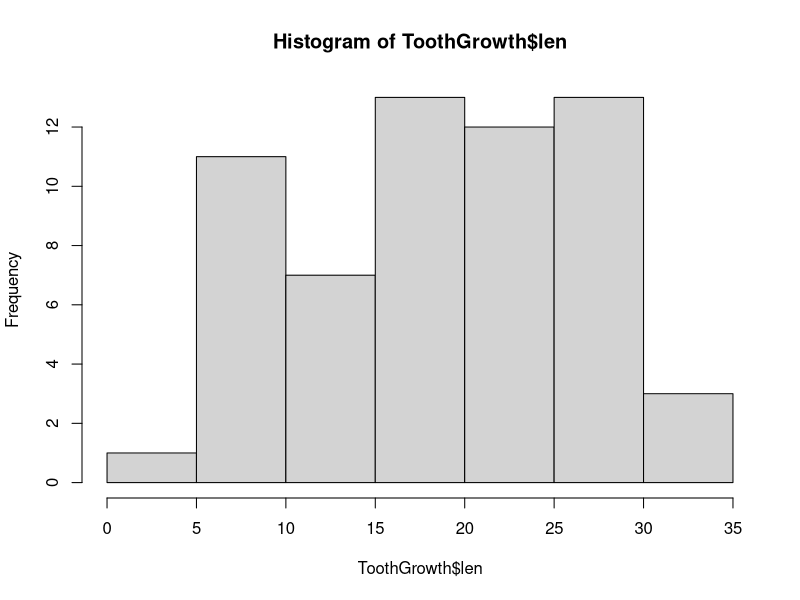
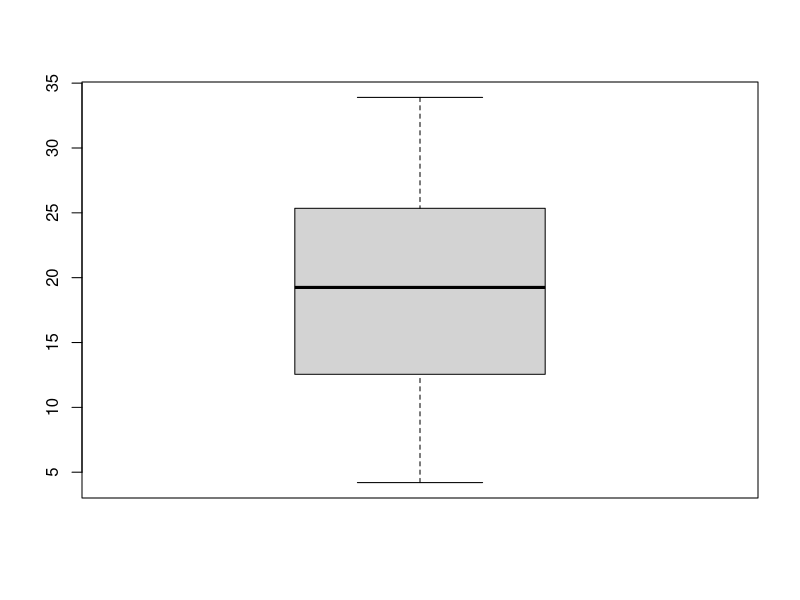
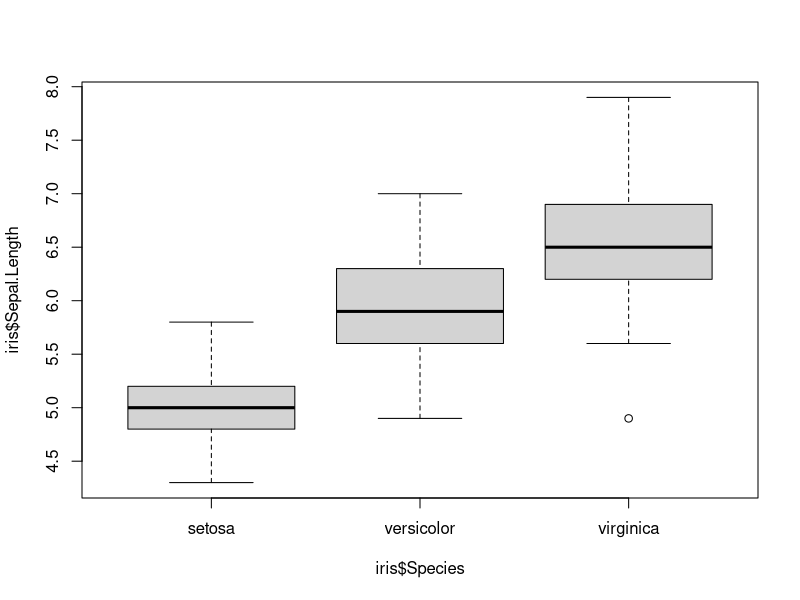
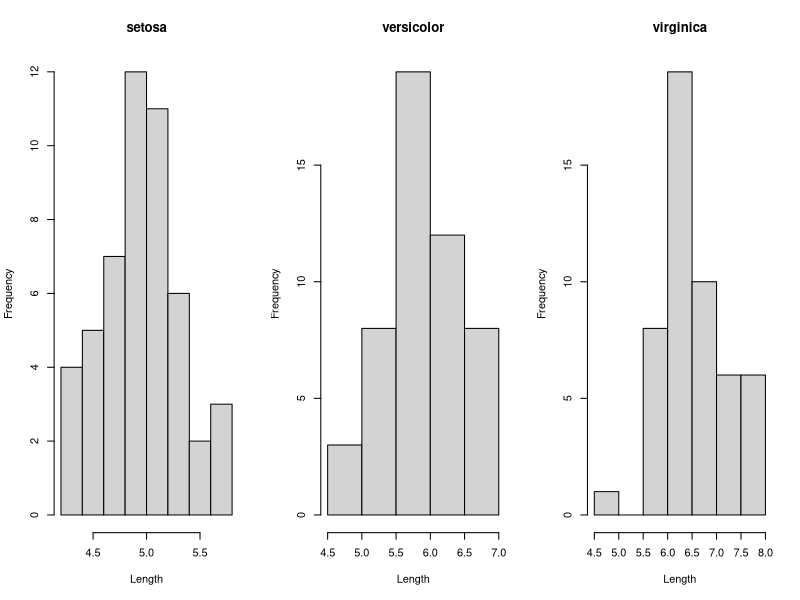
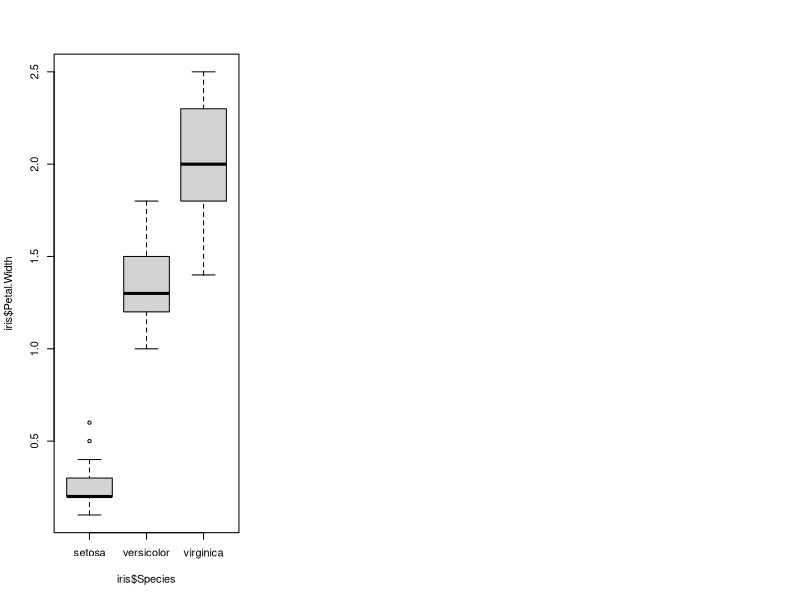
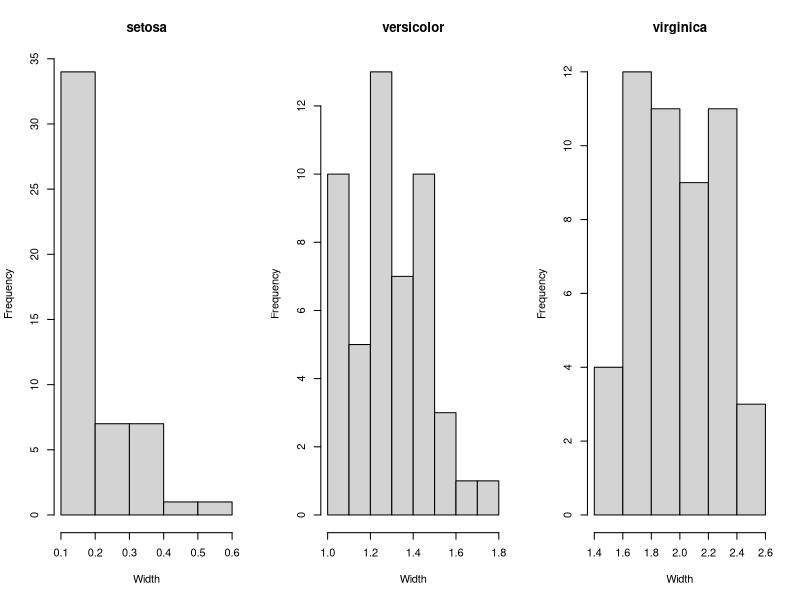
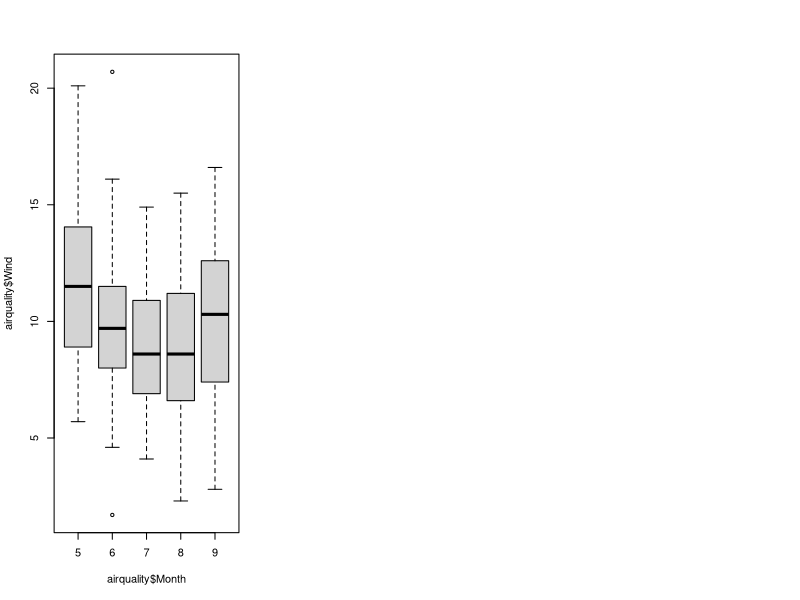
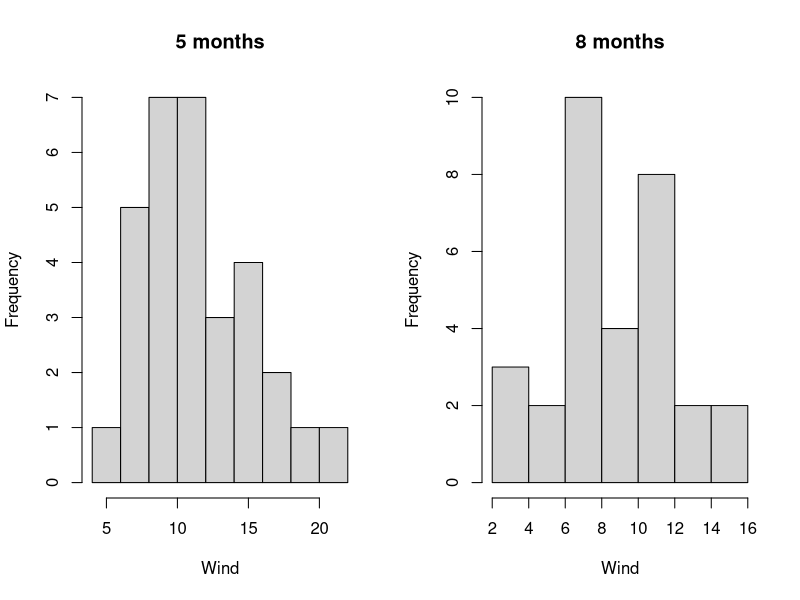

Generate these figures, in order, with R: (Note: this script raises an error after producing the figures.)
## ---- chunk 1
htmltools::tagList(rmarkdown::html_dependency_font_awesome())
## ---- chunk 2
knitr::knit_hooks$set(purl = knitr::hook_purl)

options(purl = FALSE)

knitr::opts_chunk$set(purl = FALSE)
## ---- chunk 3
knitr::opts_hooks$set(eval = function(opt) {
  if (any(opt$exercise))
    opt$eval <- opt$include <- FALSE
  
  opt
})


static <- TRUE

options(width = 100)

## ---- chunk 4
library(kableExtra)
library(knitr)
## ---- chunk 5
library(survival)
## ---- chunk 6
asis_output("#### Task 1\\n")
## ---- chunk 7
asis_output('<div style="border:2px; border-style:solid; padding: 1em; border-color:#0c2074">')
## ---- chunk 8
cat('<button type="button" class="btn btn-info btn-sm" data-toggle="collapse" data-target="#onesample1">Hint</button>
<div id = "onesample1" class="collapse" style="border:1px; border-style:solid; padding: 1em; border-color:#6d79ac">
Use the R functions hist(...) / boxplot(...) to visually explore the distribution of a numeric vector. 
</div>')
## ---- chunk 9
cat('<button type="button" class="btn btn-info btn-sm" data-toggle="collapse" data-target="#onesample1a">Hint</button>
<div id = "onesample1a" class="collapse" style="border:1px; border-style:solid; padding: 1em; border-color:#6d79ac">
Since the data looks normally distributed and we have 60 subjects, we can use the t-test. Use the R function t.test() to investigate whether the mean sample is different from a particular value.
</div>')
## ---- chunk 10
cat('<button type="button" class="btn btn-info btn-sm" data-toggle="collapse" data-target="#onesample1b">Hint</button>
<div id = "onesample1b" class="collapse" style="border:1px; border-style:solid; padding: 1em; border-color:#0c2074">
To extract a particular result from an object use the $ symbol.
</div>')
## ---- chunk 11
cat('<button type="button" class="btn btn-info btn-sm" data-toggle="collapse" data-target="#onesample1e">Hint</button>
<div id = "onesample1e" class="collapse" style="border:1px; border-style:solid; padding: 1em; border-color:#6d79ac">
The one-sample t-test is a special case of the regression model. Keep in mind that the p-value of a linear regression model with only the intercept investigates whether the coefficient is equal to 0. Here we want to investigate whether the mean is 20.
</div>')
## ---- chunk 12
asis_output("</div>")

asis_output("#### Solution 1\\n")
## ---- chunk 13
head(ToothGrowth)
hist(ToothGrowth$len)
boxplot(ToothGrowth$len)
## ---- chunk 14
test_res <- t.test(x = ToothGrowth$len, mu = 20)
test_res
## ---- chunk 15
test_res$statistic
## ---- chunk 16
# Calculate the test statistic manually
test_statistic <- (mean(ToothGrowth$len) - 20)/(sd(ToothGrowth$len)/sqrt(length(ToothGrowth$len)))
test_statistic
## ---- chunk 17
# Calculate the confidence interval manually
# lower limit:
mean(ToothGrowth$len) + qt(0.025, df = length(ToothGrowth$len) - 1) * (sd(ToothGrowth$len)/sqrt(length(ToothGrowth$len)))
# or 
mean(ToothGrowth$len) - qt(0.025, df = length(ToothGrowth$len) - 1, lower.tail = FALSE) * (sd(ToothGrowth$len)/sqrt(length(ToothGrowth$len)))

# upper limit:
mean(ToothGrowth$len) + qt(0.025, df = length(ToothGrowth$len) - 1, lower.tail = FALSE) * (sd(ToothGrowth$len)/sqrt(length(ToothGrowth$len)))

## ---- chunk 18
# Calculate the p-value manually
p_value = 2 * pt(test_statistic, df = length(ToothGrowth$len) - 1)
p_value

## ---- chunk 19
# Subtract the value 20:
y <-  ToothGrowth$len - 20

# Fit the linear regression model with only intercept:
summary(lm(y ~ 1))
## ---- chunk 20
t.test(x = ToothGrowth$len, mu = 20)
## ---- chunk 21
asis_output("#### Task 2\\n")
## ---- chunk 22
asis_output('<div style="border:2px; border-style:solid; padding: 1em; border-color:#0c2074">')
## ---- chunk 23
cat('<button type="button" class="btn btn-info btn-sm" data-toggle="collapse" data-target="#onesample2b">Hint</button>
<div id = "onesample2b" class="collapse" style="border:1px; border-style:solid; padding: 1em; border-color:#6d79ac">
Use the R function wilcox.test() to investigate whether the median sample is different from a particular value. It is recommended to use the exact p-value calculation when there are no ties, and to use continuity correction if an exact calculation is not possble.
</div>')
## ---- chunk 24
asis_output("</div>")

asis_output("#### Solution 2\\n")
## ---- chunk 25
test_res_b <- wilcox.test(x = ToothGrowth$len[ToothGrowth$supp == "VC"], 
            mu = 20, exact = FALSE)

test_res_b
# Because there are ties in the data, the exact calculation of the p-value could not be used and the normal approximation was used instead. Continuity correction was assumed (by default).
## ---- chunk 26
# Calculate the test statistic manually
x <- ToothGrowth$len[ToothGrowth$supp == "VC"]
y <- 20

# Calculate the rank of the absolute differece:
res <- rank(abs(x - y))

# Calculate the sum of the ranks where the difference was positive:
sum(res[(x - y) > 0])

# Calculate the sum of the ranks where the difference was negative:
sum(res[(x - y) < 0])

# which is equal to:
test_res_b$statistic
## ---- chunk 27
asis_output("#### Task 3*\\n")
## ---- chunk 28
asis_output('<div style="border:2px; border-style:solid; padding: 1em; border-color:#0c2074">')
## ---- chunk 29
cat('<button type="button" class="btn btn-info btn-sm" data-toggle="collapse" data-target="#onesample3">Hint</button>
<div id = "onesample3" class="collapse" style="border:1px; border-style:solid; padding: 1em; border-color:#6d79ac">
This is a one-tailed test.
</div>')
## ---- chunk 30
cat('<button type="button" class="btn btn-info btn-sm" data-toggle="collapse" data-target="#onesample3a">Hint</button>
<div id = "onesample3a" class="collapse" style="border:1px; border-style:solid; padding: 1em; border-color:#6d79ac">
Use the R function wilcox.test() to investigate whether the median sample is different from a particular value. It is recommended to use the exact p-value calculation when there are no ties, and to use continuity correction if an exact calculation is not possble.
</div>')
## ---- chunk 31
cat('<button type="button" class="btn btn-info btn-sm" data-toggle="collapse" data-target="#onesample3b">Hint</button>
<div id = "onesample3b" class="collapse" style="border:1px; border-style:solid; padding: 1em; border-color:#6d79ac">
In the R function wilcox.test() check the argument alternative.
</div>')
## ---- chunk 32
asis_output("</div>")

asis_output("#### Solution 3*\\n")
## ---- chunk 33
wilcox.test(x = ToothGrowth$len[ToothGrowth$dose == "2"], 
            mu = 20, exact = FALSE, alternative = c("greater"))
## ---- chunk 34
# Calculate the test statistic manually
x <- ToothGrowth$len[ToothGrowth$dose == "2"]
mu <- 20

# Calculate the rank of the absolute difference:
res <- rank(abs(x - mu))

# Calculate the sum of the ranks where the difference was positive:
sum(res[(x - mu) > 0])

# Calculate the sum of the ranks where the difference was negative:
sum(res[(x - mu) < 0])
## ---- chunk 35
asis_output("#### Task 1\\n")
## ---- chunk 36
asis_output('<div style="border:2px; border-style:solid; padding: 1em; border-color:#0c2074">')
## ---- chunk 37
cat('<button type="button" class="btn btn-info btn-sm" data-toggle="collapse" data-target="#twosample1">Hint</button>
<div id = "twosample1" class="collapse" style="border:1px; border-style:solid; padding: 1em; border-color:#6d79ac">
Use the R functions boxplot(...) / hist(...) to visually explore the distribution of a numeric vector per group. 
</div>')
## ---- chunk 38
cat('<button type="button" class="btn btn-info btn-sm" data-toggle="collapse" data-target="#twosample1a">Hint</button>
<div id = "twosample1a" class="collapse" style="border:1px; border-style:solid; padding: 1em; border-color:#6d79ac">
Since the data looks normally distributed and we have 50 subjects, we can use the t-test. Use the R function t.test() to investigate whether the mean values of two sample groups are different.
</div>')
## ---- chunk 39
cat('<button type="button" class="btn btn-info btn-sm" data-toggle="collapse" data-target="#twosample1b">Hint</button>
<div id = "twosample1b" class="collapse" style="border:1px; border-style:solid; padding: 1em; border-color:#6d79ac">
Note that the samples are independent.</div>')
## ---- chunk 40
cat('<button type="button" class="btn btn-info btn-sm" data-toggle="collapse" data-target="#twosample1c">Hint</button>
<div id = "twosample1c" class="collapse" style="border:1px; border-style:solid; padding: 1em; border-color:#6d79ac">
To extract a particular result from an object use the $ symbol.
</div>')
## ---- chunk 41
asis_output("</div>")

asis_output("#### Solution 1\\n")
## ---- chunk 42
head(iris)
boxplot(iris$Sepal.Length ~ iris$Species)

par(mfrow = c(1, 3))
hist(iris$Sepal.Length[iris$Species == "setosa"], 
     main = "setosa", xlab = "Length")
hist(iris$Sepal.Length[iris$Species == "versicolor"], 
     main = "versicolor", xlab = "Length")
hist(iris$Sepal.Length[iris$Species == "virginica"], 
     main = "virginica", xlab = "Length")
## ---- chunk 43
test_res2 <- t.test(x = iris$Sepal.Length[iris$Species == "setosa"], 
                    y = iris$Sepal.Length[iris$Species == "versicolor"])

test_res2
## ---- chunk 44
# Calculate the test statistic manually
x <- iris$Sepal.Length[iris$Species == "setosa"]
y <- iris$Sepal.Length[iris$Species == "versicolor"]

# Test whether the variances are equal
# Test statistic:
F_statistic = var(y)/var(x)
# P-value:
pf(F_statistic, df1 = length(x) - 1, df2 = length(y) - 1, lower.tail = FALSE)
# We reject the hypothesis that the variances are equal.
## ---- chunk 45
# Test statistic:
Test_statistic <- (mean(x) - mean(y))/sqrt(var(x)/length(x) + var(y)/length(y))
Test_statistic
# Degrees of freedom:
degrees_fr <- (var(x)/length(x) + var(y)/length(y))^2/( (var(x)/length(x))^2/(length(x) - 1) + (var(y)/length(y))^2/(length(y) - 1) )
# P-value:
2 * pt(Test_statistic, df = degrees_fr, lower.tail = TRUE)

test_res2$statistic
test_res2$p.value
## ---- chunk 46
# Calculate the confidence interval manually
# lower limit:
(mean(x) - mean(y)) + qt(0.025, df = degrees_fr) * sqrt(var(x)/length(x) + var(y)/length(y))
# or
(mean(x) - mean(y)) - qt(0.025, df = degrees_fr, lower.tail = FALSE) * sqrt(var(x)/length(x) + var(y)/length(y))

# upper limit:
(mean(x) - mean(y)) + qt(0.025, df = degrees_fr, lower.tail = FALSE) * sqrt(var(x)/length(x) + var(y)/length(y))
## ---- chunk 47
asis_output("#### Task 2\\n")
## ---- chunk 48
asis_output('<div style="border:2px; border-style:solid; padding: 1em; border-color:#0c2074">')
## ---- chunk 49
cat('<button type="button" class="btn btn-info btn-sm" data-toggle="collapse" data-target="#twosample2">Hint</button>
<div id = "twosample2" class="collapse" style="border:1px; border-style:solid; padding: 1em; border-color:#6d79ac">
Note that the samples are independent.</div>')
## ---- chunk 50
cat('<button type="button" class="btn btn-info btn-sm" data-toggle="collapse" data-target="#twosample2a">Hint</button>
<div id = "twosample2a" class="collapse" style="border:1px; border-style:solid; padding: 1em; border-color:#6d79ac">
The distributions of the variables do not look normally distributed. Therefore, we will use the non-parametric test. Use the R function wilcox.test() to investigate whether the two populations have the same distribution. It is recommended to use the exact p-value calculation when there are no ties, and to use continuity correction if an exact calculation is not possble. 
</div>')
## ---- chunk 51
asis_output("</div>")

asis_output("#### Solution 2\\n")
## ---- chunk 52
boxplot(iris$Petal.Width ~ iris$Species)

par(mfrow = c(1, 2))
par(mfrow = c(1, 3))
hist(iris$Petal.Width[iris$Species == "setosa"], 
     main = "setosa", xlab = "Width")
hist(iris$Petal.Width[iris$Species == "versicolor"], 
     main = "versicolor", xlab = "Width")
hist(iris$Petal.Width[iris$Species == "virginica"], 
     main = "virginica", xlab = "Width")
## ---- chunk 53
test_res2b <- wilcox.test(x = iris$Petal.Width[iris$Species == "setosa"], 
                          y = iris$Petal.Width[iris$Species == "versicolor"],
                          exact = FALSE)
test_res2b
## ---- chunk 54
test_res2b$statistic
test_res2b$p.value
## ---- chunk 55
asis_output("#### Task 3\\n")
## ---- chunk 56
asis_output('<div style="border:2px; border-style:solid; padding: 1em; border-color:#0c2074">')
## ---- chunk 57
cat('<button type="button" class="btn btn-info btn-sm" data-toggle="collapse" data-target="#twosample3">Hint</button>
<div id = "twosample3" class="collapse" style="border:1px; border-style:solid; padding: 1em; border-color:#6d79ac">
Note that the samples are dependent.</div>')
## ---- chunk 58
cat('<button type="button" class="btn btn-info btn-sm" data-toggle="collapse" data-target="#twosample3a">Hint</button>
<div id = "twosample3a" class="collapse" style="border:1px; border-style:solid; padding: 1em; border-color:#6d79ac">
The distributions of the variables do not look normally distributed. Therefore, we will use the non-parametric test. Use the R function wilcox.test() to investigate whether the median values are different. Check the argument paired in the R function. 
</div>')
## ---- chunk 59
asis_output("</div>")

asis_output("#### Solution 3\\n")
## ---- chunk 60
# First we will explore the data with plots
head(airquality)
boxplot(airquality$Wind ~ airquality$Month)

par(mfrow = c(1, 2))
hist(airquality$Wind[airquality$Month == "5"], 
     main = "5 months", xlab = "Wind")
hist(airquality$Wind[airquality$Month == "8"], 
     main = "8 months", xlab = "Wind")
## ---- chunk 61
wilcox.test(x = airquality$Wind[airquality$Month == "5"], 
            y = airquality$Wind[airquality$Month == "8"], 
            paired = TRUE, exact = FALSE)

# Alternatively:
wilcox.test(Wind ~ Month, 
            data = airquality[airquality$Month == "5" | airquality$Month == "8",],
            paired = TRUE, exact = FALSE)
wilcox.test(Wind ~ Month, data = airquality,
            subset = Month %in% c(5, 8),
            paired = TRUE, exact = FALSE)
## ---- chunk 62
# Calculate the test statistic manually
x <- airquality$Wind[airquality$Month == "5"]
y <- airquality$Wind[airquality$Month == "8"]

# Create a data frame including the variables, the difference and the absolute difference:
mat <- data.frame(x, y, diff = c(x-y), abs_diff = abs(x-y))

# Remove the pairs that scored equal:
mat <- mat[-10,]

# Add the ranks of the absolute differences as an extra column:
mat <- data.frame(mat, ranks = rank(abs(mat$x-mat$y)))

# Calculate the sum of the ranks where the difference was positive:
sum(mat$ranks[mat$diff > 0])

# Calculate the sum of the ranks where the difference was negative:
sum(mat$ranks[mat$diff < 0])
## ---- chunk 63
asis_output("#### Task 4*\\n")
## ---- chunk 64
asis_output('<div style="border:2px; border-style:solid; padding: 1em; border-color:#0c2074">')
## ---- chunk 65
cat('<button type="button" class="btn btn-info btn-sm" data-toggle="collapse" data-target="#twosample4">Hint</button>
<div id = "twosample4" class="collapse" style="border:1px; border-style:solid; padding: 1em; border-color:#6d79ac">
Note that this is a one-tailed test.</div>')
## ---- chunk 66
cat('<button type="button" class="btn btn-info btn-sm" data-toggle="collapse" data-target="#twosample4a">Hint</button>
<div id = "twosample4a" class="collapse" style="border:1px; border-style:solid; padding: 1em; border-color:#6d79ac">
To perform a one-sided test, the argument alternative needs to be specified to either "less" or "greater".</div>')
## ---- chunk 67
asis_output("</div>")

asis_output("#### Solution 4*\\n")
## ---- chunk 68
# First we will explore the data with plots
boxplot(airquality$Temp ~ airquality$Month)
## ---- chunk 69
wilcox.test(x = airquality$Temp[airquality$Month == "5"], 
            y = airquality$Temp[airquality$Month == "8"], 
            alternative = 'less', paired = TRUE, exact = FALSE)

# Alternatively...
# When using the formula specification, x refers to the first level or values and y refers to the second level or value.
wilcox.test(Temp ~ Month, 
            data = airquality[airquality$Month == "5" | airquality$Month == "8",],
            alternative = 'less', paired = TRUE, exact = FALSE)
## ---- chunk 70
asis_output("#### Task 5*\\n")
## ---- chunk 71
asis_output('<div style="border:2px; border-style:solid; padding: 1em; border-color:#0c2074">')
## ---- chunk 72
cat('<button type="button" class="btn btn-info btn-sm" data-toggle="collapse" data-target="#twosample5">Hint</button>
<div id = "twosample5" class="collapse" style="border:1px; border-style:solid; padding: 1em; border-color:#6d79ac">
Since the data looks normally distributed and we have 50 subjects, we can use the t-test. Use the R function t.test() to investigate whether the mean values of two sample groups are different.</div>')
## ---- chunk 73
cat('<button type="button" class="btn btn-info btn-sm" data-toggle="collapse" data-target="#twosample5a">Hint</button>
<div id = "twosample5a" class="collapse" style="border:1px; border-style:solid; padding: 1em; border-color:#6d79ac">
The two-sample t-test is a special case of the regression model. For example, if we assume a regression model including only one variable, the group indicator, we can hypothesize that the slope coefficient is equal to 0.</div>')
## ---- chunk 74
asis_output("</div>")

asis_output("#### Solution 5*\\n")
## ---- chunk 75
# Create a new data set where the first variable indicates the length and the second variable the group (setona or versicolor):
var1 = iris$Sepal.Length[iris$Species == "setosa"]
var2 = iris$Sepal.Length[iris$Species == "versicolor"]

dat <- data.frame(outcome = c(var1, var2),
                  group = c(rep(0, length(var1)),
                            rep(1, length(var2))))

# Fit a linear regression model:
summary(lm(outcome ~ group, data = dat))
## ---- chunk 76
var1 = iris$Sepal.Length[iris$Species == "setosa"]
var2 = iris$Sepal.Length[iris$Species == "versicolor"]

t.test(var2, var1)
## ---- chunk 77
# Obtain the confidence interval from the t-test:
t.test(var2, var1)$conf.int
# Obtain the confidence interval from the linear regression:
confint(lm(outcome ~ group, data = dat))
## ---- chunk 78
asis_output("#### Task 1\\n")
## ---- chunk 79
asis_output('<div style="border:2px; border-style:solid; padding: 1em; border-color:#0c2074">')
## ---- chunk 80
cat('<button type="button" class="btn btn-info btn-sm" data-toggle="collapse" data-target="#msample1">Hint</button>
<div id = "msample1" class="collapse" style="border:1px; border-style:solid; padding: 1em; border-color:#6d79ac">
Use the R functions boxplot(...) / hist(...) to visually explore the distribution of a numeric vector per group. 
</div>')
## ---- chunk 81
cat('<button type="button" class="btn btn-info btn-sm" data-toggle="collapse" data-target="#msample1a">Hint</button>
<div id = "msample1a" class="collapse" style="border:1px; border-style:solid; padding: 1em; border-color:#6d79ac">
We do not seem to have normally distributed data. Moreover, the sample size is small. Therefore, we can use the non-parametric test Kruskal-Wallis. Use the R function kruskal.test() to investigate whether the samples originate from the same distribution.
</div>')
## ---- chunk 82
asis_output("</div>")

asis_output("#### Solution 1\\n")
## ---- chunk 83
# First we will explore the data with plots
boxplot(airquality$Temp ~ airquality$Month)

par(mfrow = c(2, 3))
hist(airquality$Temp[airquality$Month == "5"], 
     main = "Month 5", xlab = "Length")
hist(airquality$Temp[airquality$Month == "6"], 
     main = "Month 6", xlab = "Length")
hist(airquality$Temp[airquality$Month == "7"], 
     main = "Month 7", xlab = "Length")
hist(airquality$Temp[airquality$Month == "8"], 
     main = "Month 8", xlab = "Length")
hist(airquality$Temp[airquality$Month == "9"], 
     main = "Month 9", xlab = "Length")
## ---- chunk 84
kruskal.test(Temp ~ Month, data = airquality)
## ---- chunk 85
asis_output("#### Task 2\\n")
## ---- chunk 86
asis_output('<div style="border:2px; border-style:solid; padding: 1em; border-color:#0c2074">')
## ---- chunk 87
cat('<button type="button" class="btn btn-info btn-sm" data-toggle="collapse" data-target="#msample1b">Hint</button>
<div id = "msample1b" class="collapse" style="border:1px; border-style:solid; padding: 1em; border-color:#6d79ac">
We have normally distributed data and a large sample size. Use the R function aov() to investigate whether the samples originate from the same distribution.
</div>')
## ---- chunk 88
asis_output("</div>")

asis_output("#### Solution 2\\n")
## ---- chunk 89
# Generate data
set.seed(123)

BMI1 <- rnorm(80, 20, 10)
BMI2 <- rnorm(80, 40, 6)
BMI3 <- rnorm(80, 15, 20)

# First we will explore the data with plots
boxplot(BMI1, BMI2, BMI3)

par(mfrow = c(1, 3))
hist(BMI1)
hist(BMI2)
hist(BMI3)
## ---- chunk 90
BMI <- c(BMI1, BMI2, BMI3)
group <- c(rep(1, 80), rep(2, 80), rep(3, 80))
summary(aov(BMI ~ as.factor(group)))
## ---- chunk 91
asis_output("#### Task 1\\n")
## ---- chunk 92
asis_output('<div style="border:2px; border-style:solid; padding: 1em; border-color:#0c2074">')
## ---- chunk 93
cat('<button type="button" class="btn btn-info btn-sm" data-toggle="collapse" data-target="#corr1a">Hint</button>
<div id = "corr1a" class="collapse" style="border:1px; border-style:solid; padding: 1em; border-color:#6d79ac">
Use the R function plot(...) to create a scatterplot. 
</div>')
## ---- chunk 94
cat('<button type="button" class="btn btn-info btn-sm" data-toggle="collapse" data-target="#corr1b">Hint</button>
<div id = "corr1b" class="collapse" style="border:1px; border-style:solid; padding: 1em; border-color:#6d79ac">
Use the R function cor(...) to obtain the correlation coefficient. 
</div>')
## ---- chunk 95
cat('<button type="button" class="btn btn-info btn-sm" data-toggle="collapse" data-target="#corr1c">Hint</button>
<div id = "corr1c" class="collapse" style="border:1px; border-style:solid; padding: 1em; border-color:#6d79ac">
Use the R function cor.test(...) to perform the correlation test. 
</div>')
## ---- chunk 96
asis_output("</div>")

asis_output("#### Solution 1\\n")
## ---- chunk 97
plot(x = iris$Sepal.Length, y = iris$Sepal.Width)

cor(x = iris$Sepal.Length, y = iris$Sepal.Width)

cor.test(x = iris$Sepal.Length, y = iris$Sepal.Width)
## ---- chunk 98
asis_output("#### Task 2*\\n")
## ---- chunk 99
asis_output('<div style="border:2px; border-style:solid; padding: 1em; border-color:#0c2074">')
## ---- chunk 100
cat('<button type="button" class="btn btn-info btn-sm" data-toggle="collapse" data-target="#corr2b">Hint</button>
<div id = "corr2b" class="collapse" style="border:1px; border-style:solid; padding: 1em; border-color:#6d79ac">
Use the R function cor(...) to obtain the correlation coefficient. Check the argument method.
</div>')
## ---- chunk 101
cat('<button type="button" class="btn btn-info btn-sm" data-toggle="collapse" data-target="#corr2c">Hint</button>
<div id = "corr2c" class="collapse" style="border:1px; border-style:solid; padding: 1em; border-color:#6d79ac">
Use the R function cor.test(...) to perform the correlation test. Check the argument method.
</div>')
## ---- chunk 102
asis_output("</div>")

asis_output("#### Solution 2*\\n")
## ---- chunk 103
# Create new vectors with the desired variables
var1 <- iris$Sepal.Length[iris$Species == "setosa"]
var2 <- iris$Sepal.Width[iris$Species == "setosa"]

plot(x = var1, y = var2)

cor(x = var1, y = var2)

cor.test(x = var1, y = var2, method = "spearman")
## ---- chunk 104
asis_output("#### Task 3*\\n")
## ---- chunk 105
asis_output('<div style="border:2px; border-style:solid; padding: 1em; border-color:#0c2074">')
## ---- chunk 106
cat('<button type="button" class="btn btn-info btn-sm" data-toggle="collapse" data-target="#corr3a">Hint</button>
<div id = "corr3a" class="collapse" style="border:1px; border-style:solid; padding: 1em; border-color:#6d79ac">
Use the R function cor.test(...) to perform the correlation test. 
</div>')
## ---- chunk 107
cat('<button type="button" class="btn btn-info btn-sm" data-toggle="collapse" data-target="#corr3b">Hint</button>
<div id = "corr3b" class="collapse" style="border:1px; border-style:solid; padding: 1em; border-color:#6d79ac">
Use the R function lm(...) to perform a linear regression. 
</div>')
## ---- chunk 108
cat('<button type="button" class="btn btn-info btn-sm" data-toggle="collapse" data-target="#corr3c">Hint</button>
<div id = "corr3c" class="collapse" style="border:1px; border-style:solid; padding: 1em; border-color:#6d79ac">
The slope of the linear regression becomes the correlation coefficient if the two variables have identical standard deviations (they are standardized).
</div>')
## ---- chunk 109
asis_output("</div>")

asis_output("#### Solution 3*\\n")
## ---- chunk 110
# Pearson correlation test
cor.test(x = iris$Sepal.Length, y = iris$Sepal.Width)

# Linear regression
# We standardize the variables:
y1 <- (iris$Sepal.Length - mean(iris$Sepal.Length))/sd(iris$Sepal.Length)
y2 <- (iris$Sepal.Width - mean(iris$Sepal.Width))/sd(iris$Sepal.Width) 

# We fit a linear regression model:
summary(lm(y1 ~ y2))

# Alternatively
summary(lm(scale(iris$Sepal.Length) ~ scale(iris$Sepal.Width)))
